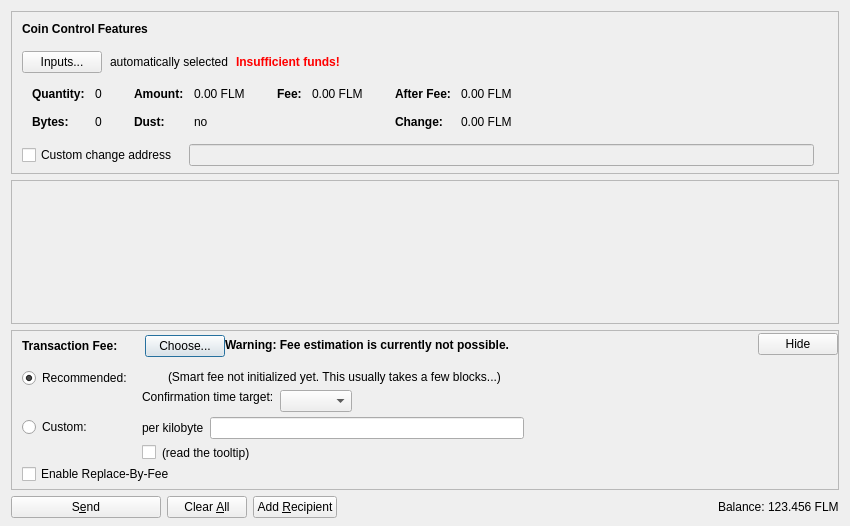
<?xml version="1.0" encoding="UTF-8"?>
<ui version="4.0">
 <class>SendCoinsDialog</class>
 <widget class="QDialog" name="SendCoinsDialog">
  <property name="geometry">
   <rect>
    <x>0</x>
    <y>0</y>
    <width>850</width>
    <height>526</height>
   </rect>
  </property>
  <property name="windowTitle">
   <string>Send Coins</string>
  </property>
  <layout class="QVBoxLayout" name="verticalLayout" stretch="0,1,0,0">
   <property name="bottomMargin">
    <number>8</number>
   </property>
   <item>
    <widget class="QFrame" name="frameCoinControl">
     <property name="sizePolicy">
      <sizepolicy hsizetype="Expanding" vsizetype="Expanding">
       <horstretch>0</horstretch>
       <verstretch>0</verstretch>
      </sizepolicy>
     </property>
     <property name="maximumSize">
      <size>
       <width>16777215</width>
       <height>16777215</height>
      </size>
     </property>
     <property name="frameShape">
      <enum>QFrame::StyledPanel</enum>
     </property>
     <property name="frameShadow">
      <enum>QFrame::Sunken</enum>
     </property>
     <layout class="QVBoxLayout" name="verticalLayoutCoinControl2">
      <property name="spacing">
       <number>0</number>
      </property>
      <property name="leftMargin">
       <number>0</number>
      </property>
      <property name="topMargin">
       <number>0</number>
      </property>
      <property name="rightMargin">
       <number>0</number>
      </property>
      <property name="bottomMargin">
       <number>6</number>
      </property>
      <item>
       <layout class="QVBoxLayout" name="verticalLayoutCoinControl" stretch="0,0,0,0,1">
        <property name="spacing">
         <number>0</number>
        </property>
        <property name="leftMargin">
         <number>10</number>
        </property>
        <property name="topMargin">
         <number>10</number>
        </property>
        <item>
         <layout class="QHBoxLayout" name="horizontalLayoutCoinControl1">
          <property name="bottomMargin">
           <number>15</number>
          </property>
          <item>
           <widget class="QLabel" name="labelCoinControlFeatures">
            <property name="sizePolicy">
             <sizepolicy hsizetype="Preferred" vsizetype="Maximum">
              <horstretch>0</horstretch>
              <verstretch>0</verstretch>
             </sizepolicy>
            </property>
            <property name="font">
             <font>
              <weight>75</weight>
              <bold>true</bold>
             </font>
            </property>
            <property name="styleSheet">
             <string notr="true">font-weight:bold;</string>
            </property>
            <property name="text">
             <string>Coin Control Features</string>
            </property>
           </widget>
          </item>
         </layout>
        </item>
        <item>
         <layout class="QHBoxLayout" name="horizontalLayoutCoinControl2" stretch="0,0,0,0">
          <property name="spacing">
           <number>8</number>
          </property>
          <property name="bottomMargin">
           <number>10</number>
          </property>
          <item>
           <widget class="QPushButton" name="pushButtonCoinControl">
            <property name="styleSheet">
             <string notr="true"/>
            </property>
            <property name="text">
             <string>Inputs...</string>
            </property>
            <property name="autoDefault">
             <bool>false</bool>
            </property>
           </widget>
          </item>
          <item>
           <widget class="QLabel" name="labelCoinControlAutomaticallySelected">
            <property name="text">
             <string>automatically selected</string>
            </property>
            <property name="margin">
             <number>5</number>
            </property>
           </widget>
          </item>
          <item>
           <widget class="QLabel" name="labelCoinControlInsuffFunds">
            <property name="font">
             <font>
              <weight>75</weight>
              <bold>true</bold>
             </font>
            </property>
            <property name="styleSheet">
             <string notr="true">color:red;font-weight:bold;</string>
            </property>
            <property name="text">
             <string>Insufficient funds!</string>
            </property>
            <property name="margin">
             <number>5</number>
            </property>
           </widget>
          </item>
          <item>
           <spacer name="horizontalSpacerCoinControl">
            <property name="orientation">
             <enum>Qt::Horizontal</enum>
            </property>
            <property name="sizeHint" stdset="0">
             <size>
              <width>40</width>
              <height>1</height>
             </size>
            </property>
           </spacer>
          </item>
         </layout>
        </item>
        <item>
         <widget class="QWidget" name="widgetCoinControl" native="true">
          <property name="sizePolicy">
           <sizepolicy hsizetype="Preferred" vsizetype="Preferred">
            <horstretch>0</horstretch>
            <verstretch>0</verstretch>
           </sizepolicy>
          </property>
          <property name="minimumSize">
           <size>
            <width>0</width>
            <height>0</height>
           </size>
          </property>
          <property name="styleSheet">
           <string notr="true"/>
          </property>
          <layout class="QHBoxLayout" name="horizontalLayoutCoinControl5">
           <property name="leftMargin">
            <number>0</number>
           </property>
           <property name="topMargin">
            <number>0</number>
           </property>
           <property name="rightMargin">
            <number>0</number>
           </property>
           <property name="bottomMargin">
            <number>0</number>
           </property>
           <item>
            <layout class="QHBoxLayout" name="horizontalLayoutCoinControl3" stretch="0,0,0,1">
             <property name="spacing">
              <number>20</number>
             </property>
             <property name="topMargin">
              <number>0</number>
             </property>
             <property name="bottomMargin">
              <number>10</number>
             </property>
             <item>
              <layout class="QFormLayout" name="formLayoutCoinControl1">
               <property name="horizontalSpacing">
                <number>10</number>
               </property>
               <property name="verticalSpacing">
                <number>14</number>
               </property>
               <property name="leftMargin">
                <number>10</number>
               </property>
               <property name="topMargin">
                <number>4</number>
               </property>
               <property name="rightMargin">
                <number>6</number>
               </property>
               <item row="0" column="0">
                <widget class="QLabel" name="labelCoinControlQuantityText">
                 <property name="font">
                  <font>
                   <weight>75</weight>
                   <bold>true</bold>
                  </font>
                 </property>
                 <property name="text">
                  <string>Quantity:</string>
                 </property>
                 <property name="margin">
                  <number>0</number>
                 </property>
                </widget>
               </item>
               <item row="0" column="1">
                <widget class="QLabel" name="labelCoinControlQuantity">
                 <property name="cursor">
                  <cursorShape>IBeamCursor</cursorShape>
                 </property>
                 <property name="contextMenuPolicy">
                  <enum>Qt::ActionsContextMenu</enum>
                 </property>
                 <property name="text">
                  <string notr="true">0</string>
                 </property>
                 <property name="margin">
                  <number>0</number>
                 </property>
                 <property name="textInteractionFlags">
                  <set>Qt::LinksAccessibleByMouse|Qt::TextSelectableByKeyboard|Qt::TextSelectableByMouse</set>
                 </property>
                </widget>
               </item>
               <item row="1" column="0">
                <widget class="QLabel" name="labelCoinControlBytesText">
                 <property name="font">
                  <font>
                   <weight>75</weight>
                   <bold>true</bold>
                  </font>
                 </property>
                 <property name="text">
                  <string>Bytes:</string>
                 </property>
                </widget>
               </item>
               <item row="1" column="1">
                <widget class="QLabel" name="labelCoinControlBytes">
                 <property name="cursor">
                  <cursorShape>IBeamCursor</cursorShape>
                 </property>
                 <property name="contextMenuPolicy">
                  <enum>Qt::ActionsContextMenu</enum>
                 </property>
                 <property name="text">
                  <string notr="true">0</string>
                 </property>
                 <property name="textInteractionFlags">
                  <set>Qt::LinksAccessibleByMouse|Qt::TextSelectableByKeyboard|Qt::TextSelectableByMouse</set>
                 </property>
                </widget>
               </item>
              </layout>
             </item>
             <item>
              <layout class="QFormLayout" name="formLayoutCoinControl2">
               <property name="horizontalSpacing">
                <number>10</number>
               </property>
               <property name="verticalSpacing">
                <number>14</number>
               </property>
               <property name="leftMargin">
                <number>6</number>
               </property>
               <property name="topMargin">
                <number>4</number>
               </property>
               <property name="rightMargin">
                <number>6</number>
               </property>
               <item row="0" column="0">
                <widget class="QLabel" name="labelCoinControlAmountText">
                 <property name="font">
                  <font>
                   <weight>75</weight>
                   <bold>true</bold>
                  </font>
                 </property>
                 <property name="text">
                  <string>Amount:</string>
                 </property>
                 <property name="margin">
                  <number>0</number>
                 </property>
                </widget>
               </item>
               <item row="0" column="1">
                <widget class="QLabel" name="labelCoinControlAmount">
                 <property name="cursor">
                  <cursorShape>IBeamCursor</cursorShape>
                 </property>
                 <property name="contextMenuPolicy">
                  <enum>Qt::ActionsContextMenu</enum>
                 </property>
                 <property name="text">
                  <string notr="true">0.00 FLM</string>
                 </property>
                 <property name="textInteractionFlags">
                  <set>Qt::LinksAccessibleByMouse|Qt::TextSelectableByKeyboard|Qt::TextSelectableByMouse</set>
                 </property>
                </widget>
               </item>
               <item row="1" column="0">
                <widget class="QLabel" name="labelCoinControlLowOutputText">
                 <property name="font">
                  <font>
                   <weight>75</weight>
                   <bold>true</bold>
                  </font>
                 </property>
                 <property name="text">
                  <string>Dust:</string>
                 </property>
                </widget>
               </item>
               <item row="1" column="1">
                <widget class="QLabel" name="labelCoinControlLowOutput">
                 <property name="cursor">
                  <cursorShape>IBeamCursor</cursorShape>
                 </property>
                 <property name="contextMenuPolicy">
                  <enum>Qt::ActionsContextMenu</enum>
                 </property>
                 <property name="text">
                  <string notr="true">no</string>
                 </property>
                 <property name="textInteractionFlags">
                  <set>Qt::LinksAccessibleByMouse|Qt::TextSelectableByKeyboard|Qt::TextSelectableByMouse</set>
                 </property>
                </widget>
               </item>
              </layout>
             </item>
             <item>
              <layout class="QFormLayout" name="formLayoutCoinControl3">
               <property name="horizontalSpacing">
                <number>10</number>
               </property>
               <property name="verticalSpacing">
                <number>14</number>
               </property>
               <property name="leftMargin">
                <number>6</number>
               </property>
               <property name="topMargin">
                <number>4</number>
               </property>
               <property name="rightMargin">
                <number>6</number>
               </property>
               <item row="0" column="0">
                <widget class="QLabel" name="labelCoinControlFeeText">
                 <property name="font">
                  <font>
                   <weight>75</weight>
                   <bold>true</bold>
                  </font>
                 </property>
                 <property name="text">
                  <string>Fee:</string>
                 </property>
                 <property name="margin">
                  <number>0</number>
                 </property>
                </widget>
               </item>
               <item row="0" column="1">
                <widget class="QLabel" name="labelCoinControlFee">
                 <property name="cursor">
                  <cursorShape>IBeamCursor</cursorShape>
                 </property>
                 <property name="contextMenuPolicy">
                  <enum>Qt::ActionsContextMenu</enum>
                 </property>
                 <property name="text">
                  <string notr="true">0.00 FLM</string>
                 </property>
                 <property name="textInteractionFlags">
                  <set>Qt::LinksAccessibleByMouse|Qt::TextSelectableByKeyboard|Qt::TextSelectableByMouse</set>
                 </property>
                </widget>
               </item>
              </layout>
             </item>
             <item>
              <layout class="QFormLayout" name="formLayoutCoinControl4">
               <property name="horizontalSpacing">
                <number>10</number>
               </property>
               <property name="verticalSpacing">
                <number>14</number>
               </property>
               <property name="leftMargin">
                <number>6</number>
               </property>
               <property name="topMargin">
                <number>4</number>
               </property>
               <property name="rightMargin">
                <number>6</number>
               </property>
               <item row="0" column="0">
                <widget class="QLabel" name="labelCoinControlAfterFeeText">
                 <property name="font">
                  <font>
                   <weight>75</weight>
                   <bold>true</bold>
                  </font>
                 </property>
                 <property name="text">
                  <string>After Fee:</string>
                 </property>
                 <property name="margin">
                  <number>0</number>
                 </property>
                </widget>
               </item>
               <item row="0" column="1">
                <widget class="QLabel" name="labelCoinControlAfterFee">
                 <property name="cursor">
                  <cursorShape>IBeamCursor</cursorShape>
                 </property>
                 <property name="contextMenuPolicy">
                  <enum>Qt::ActionsContextMenu</enum>
                 </property>
                 <property name="text">
                  <string notr="true">0.00 FLM</string>
                 </property>
                 <property name="textInteractionFlags">
                  <set>Qt::LinksAccessibleByMouse|Qt::TextSelectableByKeyboard|Qt::TextSelectableByMouse</set>
                 </property>
                </widget>
               </item>
               <item row="1" column="0">
                <widget class="QLabel" name="labelCoinControlChangeText">
                 <property name="font">
                  <font>
                   <weight>75</weight>
                   <bold>true</bold>
                  </font>
                 </property>
                 <property name="text">
                  <string>Change:</string>
                 </property>
                </widget>
               </item>
               <item row="1" column="1">
                <widget class="QLabel" name="labelCoinControlChange">
                 <property name="cursor">
                  <cursorShape>IBeamCursor</cursorShape>
                 </property>
                 <property name="contextMenuPolicy">
                  <enum>Qt::ActionsContextMenu</enum>
                 </property>
                 <property name="text">
                  <string notr="true">0.00 FLM</string>
                 </property>
                 <property name="textInteractionFlags">
                  <set>Qt::LinksAccessibleByMouse|Qt::TextSelectableByKeyboard|Qt::TextSelectableByMouse</set>
                 </property>
                </widget>
               </item>
              </layout>
             </item>
            </layout>
           </item>
          </layout>
         </widget>
        </item>
        <item>
         <layout class="QHBoxLayout" name="horizontalLayoutCoinControl4" stretch="0,0,0">
          <property name="spacing">
           <number>12</number>
          </property>
          <property name="sizeConstraint">
           <enum>QLayout::SetDefaultConstraint</enum>
          </property>
          <property name="topMargin">
           <number>5</number>
          </property>
          <property name="rightMargin">
           <number>5</number>
          </property>
          <item>
           <widget class="QCheckBox" name="checkBoxCoinControlChange">
            <property name="toolTip">
             <string>If this is activated, but the change address is empty or invalid, change will be sent to a newly generated address.</string>
            </property>
            <property name="text">
             <string>Custom change address</string>
            </property>
           </widget>
          </item>
          <item>
           <widget class="QValidatedLineEdit" name="lineEditCoinControlChange">
            <property name="enabled">
             <bool>false</bool>
            </property>
            <property name="sizePolicy">
             <sizepolicy hsizetype="Expanding" vsizetype="Fixed">
              <horstretch>0</horstretch>
              <verstretch>0</verstretch>
             </sizepolicy>
            </property>
           </widget>
          </item>
          <item>
           <widget class="QLabel" name="labelCoinControlChangeLabel">
            <property name="sizePolicy">
             <sizepolicy hsizetype="Preferred" vsizetype="Expanding">
              <horstretch>0</horstretch>
              <verstretch>0</verstretch>
             </sizepolicy>
            </property>
            <property name="minimumSize">
             <size>
              <width>0</width>
              <height>0</height>
             </size>
            </property>
            <property name="text">
             <string/>
            </property>
            <property name="margin">
             <number>3</number>
            </property>
           </widget>
          </item>
         </layout>
        </item>
        <item>
         <spacer name="verticalSpacerCoinControl">
          <property name="orientation">
           <enum>Qt::Vertical</enum>
          </property>
          <property name="sizeHint" stdset="0">
           <size>
            <width>800</width>
            <height>1</height>
           </size>
          </property>
         </spacer>
        </item>
       </layout>
      </item>
     </layout>
    </widget>
   </item>
   <item>
    <widget class="QScrollArea" name="scrollArea">
     <property name="widgetResizable">
      <bool>true</bool>
     </property>
     <widget class="QWidget" name="scrollAreaWidgetContents">
      <property name="geometry">
       <rect>
        <x>0</x>
        <y>0</y>
        <width>830</width>
        <height>104</height>
       </rect>
      </property>
      <layout class="QVBoxLayout" name="verticalLayout_2" stretch="0,1">
       <property name="leftMargin">
        <number>0</number>
       </property>
       <property name="topMargin">
        <number>0</number>
       </property>
       <property name="rightMargin">
        <number>0</number>
       </property>
       <property name="bottomMargin">
        <number>0</number>
       </property>
       <item>
        <layout class="QVBoxLayout" name="entries">
         <property name="spacing">
          <number>6</number>
         </property>
        </layout>
       </item>
       <item>
        <spacer name="verticalSpacer">
         <property name="orientation">
          <enum>Qt::Vertical</enum>
         </property>
         <property name="sizeHint" stdset="0">
          <size>
           <width>20</width>
           <height>40</height>
          </size>
         </property>
        </spacer>
       </item>
      </layout>
     </widget>
    </widget>
   </item>
   <item>
    <widget class="QFrame" name="frameFee">
     <property name="sizePolicy">
      <sizepolicy hsizetype="Expanding" vsizetype="Expanding">
       <horstretch>0</horstretch>
       <verstretch>0</verstretch>
      </sizepolicy>
     </property>
     <property name="maximumSize">
      <size>
       <width>16777215</width>
       <height>16777215</height>
      </size>
     </property>
     <property name="frameShape">
      <enum>QFrame::StyledPanel</enum>
     </property>
     <property name="frameShadow">
      <enum>QFrame::Sunken</enum>
     </property>
     <layout class="QVBoxLayout" name="verticalLayoutFee1">
      <property name="spacing">
       <number>0</number>
      </property>
      <property name="leftMargin">
       <number>0</number>
      </property>
      <property name="topMargin">
       <number>0</number>
      </property>
      <property name="rightMargin">
       <number>0</number>
      </property>
      <property name="bottomMargin">
       <number>0</number>
      </property>
      <item>
       <layout class="QVBoxLayout" name="verticalLayoutFee2" stretch="0,0,0">
        <property name="spacing">
         <number>0</number>
        </property>
        <property name="leftMargin">
         <number>10</number>
        </property>
        <property name="topMargin">
         <number>0</number>
        </property>
        <item>
         <layout class="QHBoxLayout" name="horizontalLayoutFee1">
          <property name="bottomMargin">
           <number>0</number>
          </property>
          <item>
           <layout class="QVBoxLayout" name="verticalLayoutFee7">
            <property name="spacing">
             <number>0</number>
            </property>
            <item>
             <spacer name="verticalSpacerSmartFee">
              <property name="orientation">
               <enum>Qt::Vertical</enum>
              </property>
              <property name="sizeType">
               <enum>QSizePolicy::Fixed</enum>
              </property>
              <property name="sizeHint" stdset="0">
               <size>
                <width>1</width>
                <height>4</height>
               </size>
              </property>
             </spacer>
            </item>
            <item>
             <layout class="QHBoxLayout" name="horizontalLayoutSmartFee">
              <property name="spacing">
               <number>10</number>
              </property>
              <item>
               <widget class="QLabel" name="labelFeeHeadline">
                <property name="sizePolicy">
                 <sizepolicy hsizetype="Preferred" vsizetype="Maximum">
                  <horstretch>0</horstretch>
                  <verstretch>0</verstretch>
                 </sizepolicy>
                </property>
                <property name="font">
                 <font>
                  <weight>75</weight>
                  <bold>true</bold>
                 </font>
                </property>
                <property name="styleSheet">
                 <string notr="true">font-weight:bold;</string>
                </property>
                <property name="text">
                 <string>Transaction Fee:</string>
                </property>
               </widget>
              </item>
              <item>
               <widget class="QLabel" name="labelFeeMinimized">
                <property name="text">
                 <string/>
                </property>
               </widget>
              </item>
              <item>
               <widget class="QPushButton" name="buttonChooseFee">
                <property name="text">
                 <string>Choose...</string>
                </property>
               </widget>
              </item>
             </layout>
            </item>
            <item>
             <spacer name="verticalSpacer_5">
              <property name="orientation">
               <enum>Qt::Vertical</enum>
              </property>
              <property name="sizeHint" stdset="0">
               <size>
                <width>1</width>
                <height>1</height>
               </size>
              </property>
             </spacer>
            </item>
           </layout>
          </item>
          <item>
           <widget class="QLabel" name="fallbackFeeWarningLabel">
            <property name="toolTip">
             <string>Using the fallbackfee can result in sending a transaction that will take several hours or days (or never) to confirm. Consider choosing your fee manually or wait until you have validated the complete chain.</string>
            </property>
            <property name="font">
            <font>
                <weight>75</weight>
                <bold>true</bold>
            </font>
            </property>
            <property name="text">
             <string>Warning: Fee estimation is currently not possible.</string>
            </property>
            <property name="wordWrap">
             <bool>false</bool>
            </property>
           </widget>
          </item>
          <item>
           <spacer name="horizontalSpacer_4">
            <property name="orientation">
             <enum>Qt::Horizontal</enum>
            </property>
            <property name="sizeType">
             <enum>QSizePolicy::MinimumExpanding</enum>
            </property>
            <property name="sizeHint" stdset="0">
             <size>
              <width>40</width>
              <height>20</height>
             </size>
            </property>
           </spacer>
          </item>
          <item>
           <widget class="QPushButton" name="buttonMinimizeFee">
            <property name="toolTip">
             <string>collapse fee-settings</string>
            </property>
            <property name="text">
             <string>Hide</string>
            </property>
           </widget>
          </item>
         </layout>
        </item>
        <item>
         <widget class="QFrame" name="frameFeeSelection">
          <layout class="QVBoxLayout" name="verticalLayoutFee12">
           <property name="spacing">
            <number>0</number>
           </property>
           <property name="leftMargin">
            <number>0</number>
           </property>
           <property name="topMargin">
            <number>0</number>
           </property>
           <property name="rightMargin">
            <number>0</number>
           </property>
           <property name="bottomMargin">
            <number>0</number>
           </property>
           <item>
            <layout class="QGridLayout" name="gridLayoutFee">
             <property name="topMargin">
              <number>10</number>
             </property>
             <property name="bottomMargin">
              <number>4</number>
             </property>
             <property name="horizontalSpacing">
              <number>10</number>
             </property>
             <property name="verticalSpacing">
              <number>4</number>
             </property>
             <item row="1" column="1">
              <layout class="QVBoxLayout" name="verticalLayoutFee8">
               <property name="spacing">
                <number>6</number>
               </property>
               <item>
                <layout class="QHBoxLayout" name="horizontalLayoutFee13">
                 <item>
                  <widget class="QLabel" name="labelCustomPerKilobyte">
                   <property name="toolTip">
                    <string>If the custom fee is set to 1000 satoshis and the transaction is only 250 bytes, then &quot;per kilobyte&quot; only pays 250 satoshis in fee, while &quot;total at least&quot; pays 1000 satoshis. For transactions bigger than a kilobyte both pay by kilobyte.</string>
                   </property>
                   <property name="text">
                    <string>per kilobyte</string>
                   </property>
                  </widget>
                 </item>
                 <item>
                  <widget class="FolmAmountField" name="customFee"/>
                 </item>
                 <item>
                  <spacer name="horizontalSpacer_6">
                   <property name="orientation">
                    <enum>Qt::Horizontal</enum>
                   </property>
                   <property name="sizeHint" stdset="0">
                    <size>
                     <width>1</width>
                     <height>1</height>
                    </size>
                   </property>
                  </spacer>
                 </item>
                </layout>
               </item>
               <item>
                <layout class="QHBoxLayout" name="horizontalLayoutFee8">
                 <item>
                  <widget class="QCheckBox" name="checkBoxMinimumFee">
                   <property name="toolTip">
                    <string>Paying only the minimum fee is just fine as long as there is less transaction volume than space in the blocks. But be aware that this can end up in a never confirming transaction once there is more demand for folm transactions than the network can process.</string>
                   </property>
                   <property name="text">
                    <string/>
                   </property>
                  </widget>
                 </item>
                 <item>
                  <widget class="QLabel" name="labelMinFeeWarning">
                   <property name="enabled">
                    <bool>true</bool>
                   </property>
                   <property name="toolTip">
                    <string>Paying only the minimum fee is just fine as long as there is less transaction volume than space in the blocks. But be aware that this can end up in a never confirming transaction once there is more demand for folm transactions than the network can process.</string>
                   </property>
                   <property name="text">
                    <string>(read the tooltip)</string>
                   </property>
                   <property name="margin">
                    <number>5</number>
                   </property>
                  </widget>
                 </item>
                 <item>
                  <spacer name="horizontalSpacer_2">
                   <property name="orientation">
                    <enum>Qt::Horizontal</enum>
                   </property>
                   <property name="sizeHint" stdset="0">
                    <size>
                     <width>1</width>
                     <height>1</height>
                    </size>
                   </property>
                  </spacer>
                 </item>
                </layout>
               </item>
              </layout>
             </item>
             <item row="0" column="0">
              <layout class="QVBoxLayout" name="verticalLayoutFee4" stretch="0,1">
               <item>
                <widget class="QRadioButton" name="radioSmartFee">
                 <property name="text">
                  <string>Recommended:</string>
                 </property>
                 <property name="checked">
                  <bool>true</bool>
                 </property>
                 <attribute name="buttonGroup">
                  <string notr="true">groupFee</string>
                 </attribute>
                </widget>
               </item>
               <item>
                <spacer name="verticalSpacer_2">
                 <property name="orientation">
                  <enum>Qt::Vertical</enum>
                 </property>
                 <property name="sizeHint" stdset="0">
                  <size>
                   <width>1</width>
                   <height>1</height>
                  </size>
                 </property>
                </spacer>
               </item>
              </layout>
             </item>
             <item row="1" column="0">
              <layout class="QVBoxLayout" name="verticalLayoutFee9" stretch="0,1">
               <item>
                <widget class="QRadioButton" name="radioCustomFee">
                 <property name="text">
                  <string>Custom:</string>
                 </property>
                 <attribute name="buttonGroup">
                  <string notr="true">groupFee</string>
                 </attribute>
                </widget>
               </item>
               <item>
                <spacer name="verticalSpacer_6">
                 <property name="orientation">
                  <enum>Qt::Vertical</enum>
                 </property>
                 <property name="sizeHint" stdset="0">
                  <size>
                   <width>1</width>
                   <height>1</height>
                  </size>
                 </property>
                </spacer>
               </item>
              </layout>
             </item>
             <item row="0" column="1">
              <layout class="QVBoxLayout" name="verticalLayoutFee3" stretch="0,0,1">
               <property name="spacing">
                <number>6</number>
               </property>
               <property name="topMargin">
                <number>2</number>
               </property>
               <item>
                <layout class="QHBoxLayout" name="horizontalLayoutFee12">
                 <item>
                  <widget class="QLabel" name="labelSmartFee">
                   <property name="text">
                    <string/>
                   </property>
                   <property name="margin">
                    <number>2</number>
                   </property>
                  </widget>
                 </item>
                 <item>
                  <widget class="QLabel" name="labelFeeEstimation">
                   <property name="text">
                    <string/>
                   </property>
                  </widget>
                 </item>
                 <item>
                  <widget class="QLabel" name="labelSmartFee2">
                   <property name="text">
                    <string>(Smart fee not initialized yet. This usually takes a few blocks...)</string>
                   </property>
                   <property name="margin">
                    <number>2</number>
                   </property>
                  </widget>
                 </item>
                 <item>
                  <spacer name="horizontalSpacer_5">
                   <property name="orientation">
                    <enum>Qt::Horizontal</enum>
                   </property>
                   <property name="sizeHint" stdset="0">
                    <size>
                     <width>1</width>
                     <height>1</height>
                    </size>
                   </property>
                  </spacer>
                 </item>
                </layout>
               </item>
               <item>
                <layout class="QHBoxLayout" name="horizontalLayoutFee9">
                 <item>
                  <layout class="QVBoxLayout" name="verticalLayoutFee6">
                   <item>
                    <widget class="QLabel" name="labelSmartFee3">
                     <property name="text">
                      <string>Confirmation time target:</string>
                     </property>
                     <property name="margin">
                      <number>2</number>
                     </property>
                    </widget>
                   </item>
                   <item>
                    <spacer name="verticalSpacer_3">
                     <property name="orientation">
                      <enum>Qt::Vertical</enum>
                     </property>
                     <property name="sizeHint" stdset="0">
                      <size>
                       <width>1</width>
                       <height>1</height>
                      </size>
                     </property>
                    </spacer>
                   </item>
                  </layout>
                 </item>
                 <item>
                  <layout class="QVBoxLayout" name="verticalLayoutFee5">
                   <property name="rightMargin">
                    <number>30</number>
                   </property>
                   <item>
                    <layout class="QHBoxLayout" name="horizontalLayoutConfTarget">
                     <property name="bottomMargin">
                      <number>0</number>
                     </property>
                     <item>
                      <widget class="QComboBox" name="confTargetSelector"/>
                     </item>
                     <item>
                      <spacer name="horizontalSpacerConfTarget">
                       <property name="orientation">
                        <enum>Qt::Horizontal</enum>
                       </property>
                       <property name="sizeHint" stdset="0">
                        <size>
                         <width>40</width>
                         <height>20</height>
                        </size>
                       </property>
                      </spacer>
                     </item>
                    </layout>
                   </item>
                  </layout>
                 </item>
                </layout>
               </item>
               <item>
                <spacer name="verticalSpacer_4">
                 <property name="orientation">
                  <enum>Qt::Vertical</enum>
                 </property>
                 <property name="sizeHint" stdset="0">
                  <size>
                   <width>1</width>
                   <height>1</height>
                  </size>
                 </property>
                </spacer>
               </item>
              </layout>
             </item>
            </layout>
           </item>
           <item>
            <widget class="QCheckBox" name="optInRBF">
             <property name="text">
              <string>Enable Replace-By-Fee</string>
             </property>
             <property name="toolTip">
              <string>With Replace-By-Fee (BIP-125) you can increase a transaction's fee after it is sent. Without this, a higher fee may be recommended to compensate for increased transaction delay risk.</string>
             </property>
            </widget>
           </item>
          </layout>
         </widget>
        </item>
        <item>
         <spacer name="verticalSpacerFee">
          <property name="orientation">
           <enum>Qt::Vertical</enum>
          </property>
          <property name="sizeHint" stdset="0">
           <size>
            <width>40</width>
            <height>5</height>
           </size>
          </property>
         </spacer>
        </item>
       </layout>
      </item>
     </layout>
    </widget>
   </item>
   <item>
    <layout class="QHBoxLayout" name="horizontalLayout">
     <item>
      <widget class="QPushButton" name="sendButton">
       <property name="minimumSize">
        <size>
         <width>150</width>
         <height>0</height>
        </size>
       </property>
       <property name="toolTip">
        <string>Confirm the send action</string>
       </property>
       <property name="text">
        <string>S&amp;end</string>
       </property>
       <property name="icon">
        <iconset resource="../folm.qrc">
         <normaloff>:/icons/send</normaloff>:/icons/send</iconset>
       </property>
       <property name="autoDefault">
        <bool>false</bool>
       </property>
       <property name="default">
        <bool>false</bool>
       </property>
      </widget>
     </item>
     <item>
      <widget class="QPushButton" name="clearButton">
       <property name="sizePolicy">
        <sizepolicy hsizetype="Minimum" vsizetype="Fixed">
         <horstretch>0</horstretch>
         <verstretch>0</verstretch>
        </sizepolicy>
       </property>
       <property name="toolTip">
        <string>Clear all fields of the form.</string>
       </property>
       <property name="text">
        <string>Clear &amp;All</string>
       </property>
       <property name="icon">
        <iconset resource="../folm.qrc">
         <normaloff>:/icons/remove</normaloff>:/icons/remove</iconset>
       </property>
       <property name="autoDefault">
        <bool>false</bool>
       </property>
      </widget>
     </item>
     <item>
      <widget class="QPushButton" name="addButton">
       <property name="toolTip">
        <string>Send to multiple recipients at once</string>
       </property>
       <property name="text">
        <string>Add &amp;Recipient</string>
       </property>
       <property name="icon">
        <iconset resource="../folm.qrc">
         <normaloff>:/icons/add</normaloff>:/icons/add</iconset>
       </property>
       <property name="autoDefault">
        <bool>false</bool>
       </property>
      </widget>
     </item>
     <item>
      <spacer name="horizontalSpacer">
       <property name="orientation">
        <enum>Qt::Horizontal</enum>
       </property>
       <property name="sizeHint" stdset="0">
        <size>
         <width>40</width>
         <height>20</height>
        </size>
       </property>
      </spacer>
     </item>
     <item>
      <layout class="QHBoxLayout" name="horizontalLayout_2">
       <property name="spacing">
        <number>3</number>
       </property>
       <item>
        <widget class="QLabel" name="label">
         <property name="sizePolicy">
          <sizepolicy hsizetype="Preferred" vsizetype="Fixed">
           <horstretch>0</horstretch>
           <verstretch>0</verstretch>
          </sizepolicy>
         </property>
         <property name="text">
          <string>Balance:</string>
         </property>
        </widget>
       </item>
       <item>
        <widget class="QLabel" name="labelBalance">
         <property name="sizePolicy">
          <sizepolicy hsizetype="Preferred" vsizetype="Fixed">
           <horstretch>0</horstretch>
           <verstretch>0</verstretch>
          </sizepolicy>
         </property>
         <property name="cursor">
          <cursorShape>IBeamCursor</cursorShape>
         </property>
         <property name="text">
          <string notr="true">123.456 FLM</string>
         </property>
         <property name="textInteractionFlags">
          <set>Qt::LinksAccessibleByMouse|Qt::TextSelectableByKeyboard|Qt::TextSelectableByMouse</set>
         </property>
        </widget>
       </item>
      </layout>
     </item>
    </layout>
   </item>
  </layout>
 </widget>
 <customwidgets>
  <customwidget>
   <class>QValidatedLineEdit</class>
   <extends>QLineEdit</extends>
   <header>qt/qvalidatedlineedit.h</header>
  </customwidget>
  <customwidget>
   <class>FolmAmountField</class>
   <extends>QLineEdit</extends>
   <header>qt/folmamountfield.h</header>
   <container>1</container>
  </customwidget>
 </customwidgets>
 <resources>
  <include location="../folm.qrc"/>
 </resources>
 <connections/>
 <buttongroups>
  <buttongroup name="groupFee"/>
 </buttongroups>
</ui>
